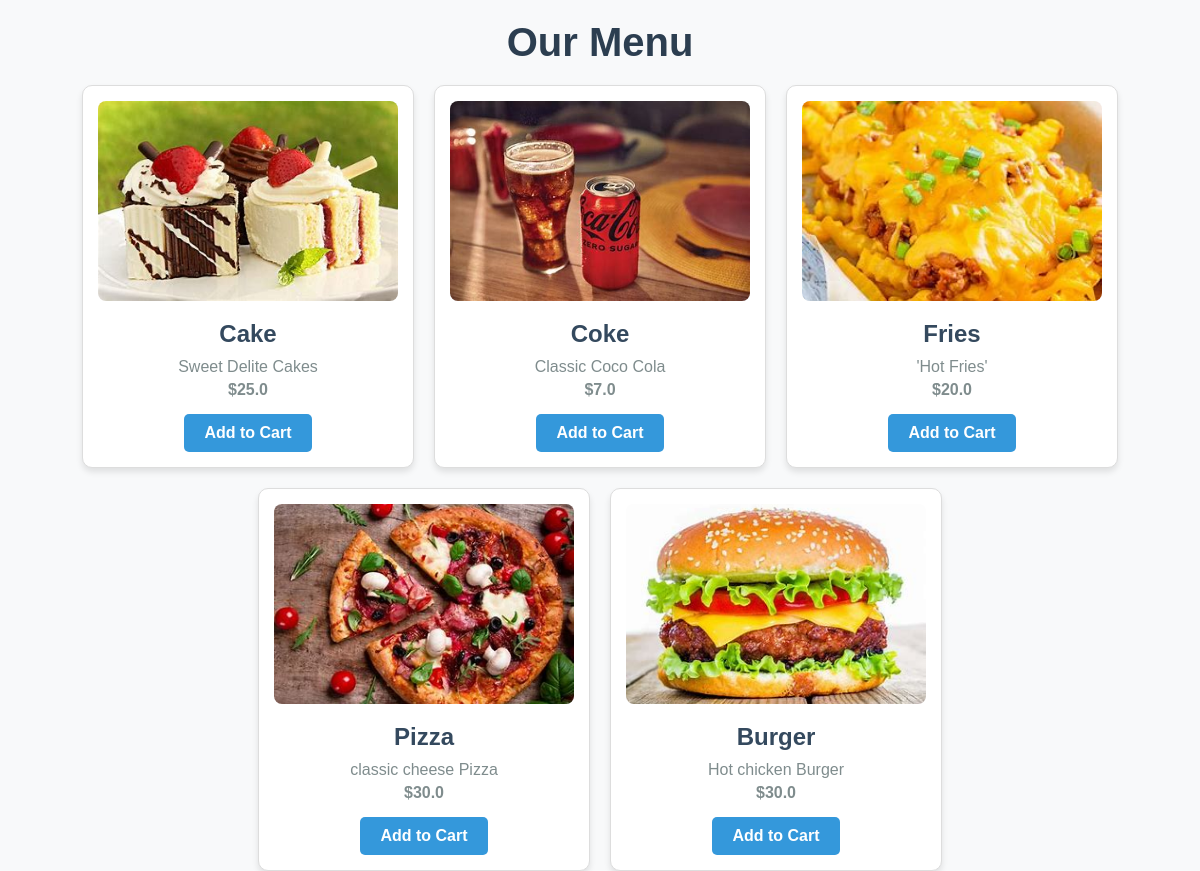
The app's page /menu/ with its own data.
### orders/models.py (models this page shows, shortened)
class FoodItem(models.Model):
    name = models.CharField(max_length=100)
    description = models.TextField()
    price =models.FloatField()
    image = models.ImageField(upload_to='menu_images/')

### orders/views.py (the view)
# urls.py: path('menu/', views.menu_page, name='menu'),
def menu_page(request):
    food_items = FoodItem.objects.all()
    return render(request, 'menu.html', {'food_items': food_items})

### orders/templates/menu.html (shortened to what this page needs)
<!DOCTYPE html>
<html lang="en">
<head>
</head>
<body>
    <h1>Our Menu</h1>
    <ul>
        {% for item in food_items %}
        <li>
            <img src="{{ item.image.url }}" alt="{{ item.name }}">
            <h3>{{ item.name }}</h3>
            <p>{{ item.description }}</p>
            <p><strong>${{ item.price }}</strong></p>
            <a href="{% url 'add_to_cart' item.id %}">Add to Cart</a>
        </li>
        {% endfor %}
    </ul>
</body>
</html>

### orders/templates/menu.html (style rules this page uses)
body { font-family: Arial, sans-serif; margin: 0; padding: 0; background-color: #f8f9fa; color: #333; }
h1 { text-align: center; margin: 20px 0; font-size: 2.5em; color: #2c3e50; }
ul { list-style: none; padding: 0; display: flex; flex-wrap: wrap; justify-content: center; gap: 20px; margin: 0; }
li { background: white; border: 1px solid #ddd; border-radius: 10px; width: 300px; padding: 15px; text-align: center; box-shadow: 0 4px 6px rgba(0, 0, 0, 0.1); transition: transform 0.3s ease, box-shadow 0.3s ease; }
li img { width: 100%; height: 200px; object-fit: cover; border-radius: 8px; }
li h3 { margin: 15px 0 10px; font-size: 1.5em; color: #34495e; }
li p { margin: 5px 0; color: #7f8c8d; font-size: 1em; }
li a { display: inline-block; margin-top: 10px; padding: 10px 20px; background-color: #3498db; color: white; text-decoration: none; border-radius: 5px; font-weight: bold; transition: background-color 0.3s ease; }

### records on screen
FoodItem: image (picture), name "Cake", description "Sweet Delite Cakes", price "25.0"
FoodItem: image (picture), name "Coke", description "Classic Coco Cola", price "7.0"
FoodItem: image (picture), name "Fries", description "'Hot Fries'", price "20.0"
FoodItem: image (picture), name "Pizza", description "classic cheese Pizza", price "30.0"
FoodItem: image (picture), name "Burger", description "Hot chicken Burger", price "30.0"
